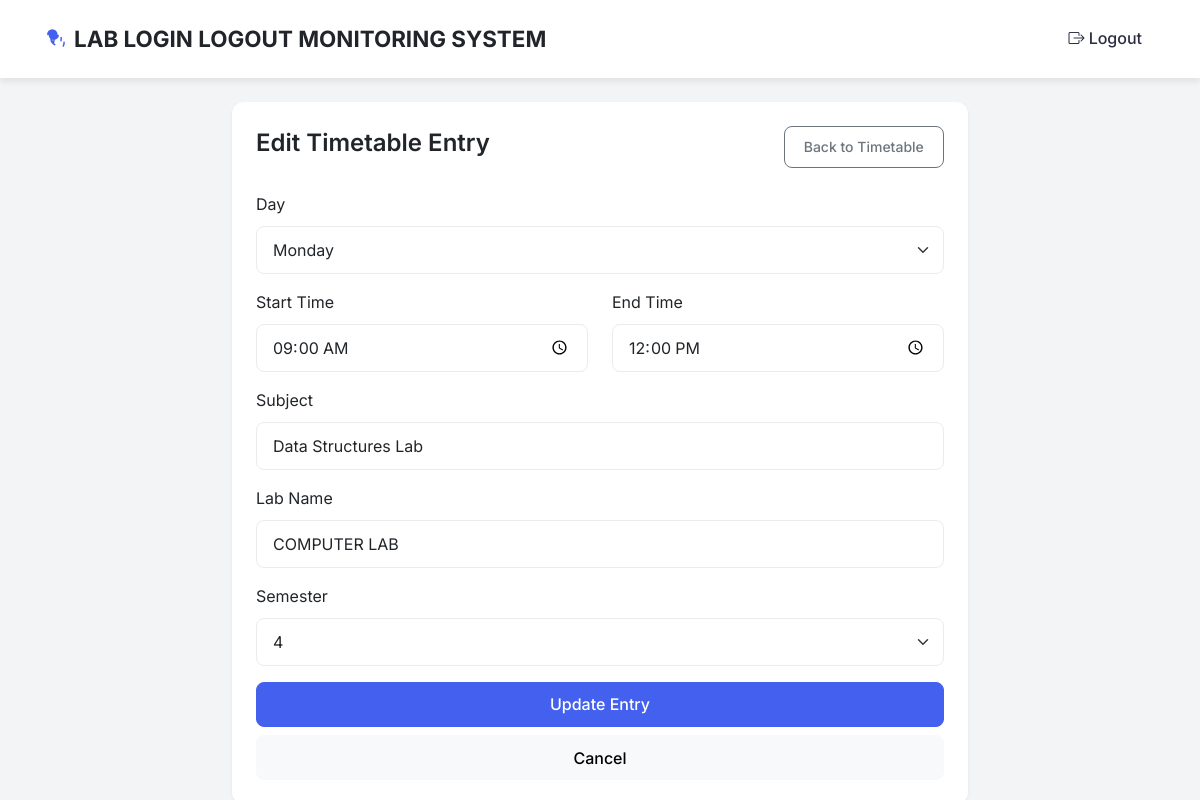
The page /edit_timetable/1 (signed in) on the database its author committed.
### database.py (models this page shows)
class Timetable(db.Model):
    id = db.Column(db.Integer, primary_key=True)
    day = db.Column(db.String(10), nullable=False) # Monday, Tuesday...
    start_time = db.Column(db.String(10), nullable=False) # HH:MM
    end_time = db.Column(db.String(10), nullable=False)   # HH:MM
    subject = db.Column(db.String(100), nullable=False)
    lab_name = db.Column(db.String(100), nullable=False)
    semester = db.Column(db.String(10), nullable=False, default="1")

### app.py (the view, shortened to what this page needs)
@app.route('/edit_timetable/<int:id>', methods=['GET', 'POST'])
@login_required
def edit_timetable(id):
    entry = Timetable.query.get_or_404(id)
    return render_template('edit_timetable.html', entry=entry)

### app.py (called while the page is built)
@login_manager.user_loader
def load_user(user_id):
    return Admin.query.get(int(user_id))

@app.context_processor
def inject_device_status():
    is_connected = (time.time() - last_heartbeat_time) < 5
    return dict(is_device_connected=is_connected, manual_class=manual_class_status)

@app.context_processor
def inject_manual_status():
    return dict(manual_session=manual_session)

### templates/edit_timetable.html (shortened to what this page needs)
{% extends 'base.html' %}
{% block content %}
<div class="row justify-content-center">
    <div class="col-md-8">
        <div class="card p-4"
            style="transform: none !important; transition: none !important; box-shadow: var(--shadow-sm) !important;">
            <div class="d-flex justify-content-between align-items-center mb-4">
                <h4 class="card-title">Edit Timetable Entry</h4>
                <a href="{{ url_for('timetable') }}" class="btn btn-outline-secondary btn-sm">
                    Back to Timetable
                </a>
            </div>
            <form action="{{ url_for('edit_timetable', id=entry.id) }}" method="POST">
                <div class="mb-3">
                    <label class="form-label">Day</label>
                    <select class="form-select" name="day">
                        <option {% if entry.day=='Monday' %}selected{% endif %}>Monday</option>
                    </select>
                </div>
                <div class="row">
                    <div class="col-md-6 mb-3">
                        <label class="form-label">Start Time</label>
                        <input type="time" class="form-control" name="start_time" value="{{ entry.start_time }}"
                            required>
                    </div>
                    <div class="col-md-6 mb-3">
                        <label class="form-label">End Time</label>
                        <input type="time" class="form-control" name="end_time" value="{{ entry.end_time }}" required>
                    </div>
                </div>
                <div class="mb-3">
                    <label class="form-label">Subject</label>
                    <input type="text" class="form-control" name="subject" value="{{ entry.subject }}" required>
                </div>
                <div class="mb-3">
                    <label class="form-label">Lab Name</label>
                    <input type="text" class="form-control" name="lab_name" value="{{ entry.lab_name }}" required>
                </div>
                <div class="mb-3">
                    <label class="form-label">Semester</label>
                    <select class="form-select" name="semester" required>
                        <option value="4" {% if entry.semester=='4' %}selected{% endif %}>4</option>
                    </select>
                </div>
                <div class="d-grid gap-2">
                    <button type="submit" class="btn btn-primary">Update Entry</button>
                    <a href="{{ url_for('timetable') }}" class="btn btn-light">Cancel</a>
                </div>
            </form>
        </div>
    </div>
</div>
{% endblock %}

### static/css/style.css (style rules this page uses)
:root { --primary: #4361ee; --primary-dark: #3a0ca3; --secondary: #4cc9f0; --success: #2ec4b6; --warning: #ffbe0b; --danger: #e63946; --dark: #2b2d42; --light: #f8f9fa; --surface: #ffffff; --border: #e9ecef; --text-main: #2b2d42; --text-muted: #8d99ae; --shadow-sm: 0 2px 4px rgba(0, 0, 0, 0.05); --shadow-md: 0 4px 6px rgba(0, 0, 0, 0.07); --shadow-lg: 0 10px 15px rgba(0, 0, 0, 0.1); --radius: 12px; }
body { font-family: 'Inter', system-ui, -apple-system, sans-serif; color: var(--text-main); background-color: #f3f4f6; line-height: 1.6; }
h1, h2, h3, h4, h5, h6 { font-weight: 700; color: var(--dark); margin-bottom: 1rem; }
.card { background: var(--surface); border: none; border-radius: var(--radius); box-shadow: var(--shadow-sm); transition: transform 0.2s ease, box-shadow 0.2s ease; overflow: hidden; }
.card-title { font-weight: 600; margin-bottom: 0.5rem; }
.btn { padding: 0.6rem 1.2rem; font-weight: 500; border-radius: 8px; transition: all 0.2s; }
.btn-primary { background-color: var(--primary); border-color: var(--primary); }
.form-control, .form-select { border-radius: 8px; border: 1px solid var(--border); padding: 0.7rem 1rem; box-shadow: none; transition: border-color 0.2s; }

### templates/base.html (style rules this page uses)
body { animation: fadeIn 0.6s ease-out; }

### rows shown on the page
Timetable: day "Monday", start_time "09:00", end_time "12:00", subject "Data Structures Lab", lab_name "COMPUTER LAB", semester "4"
